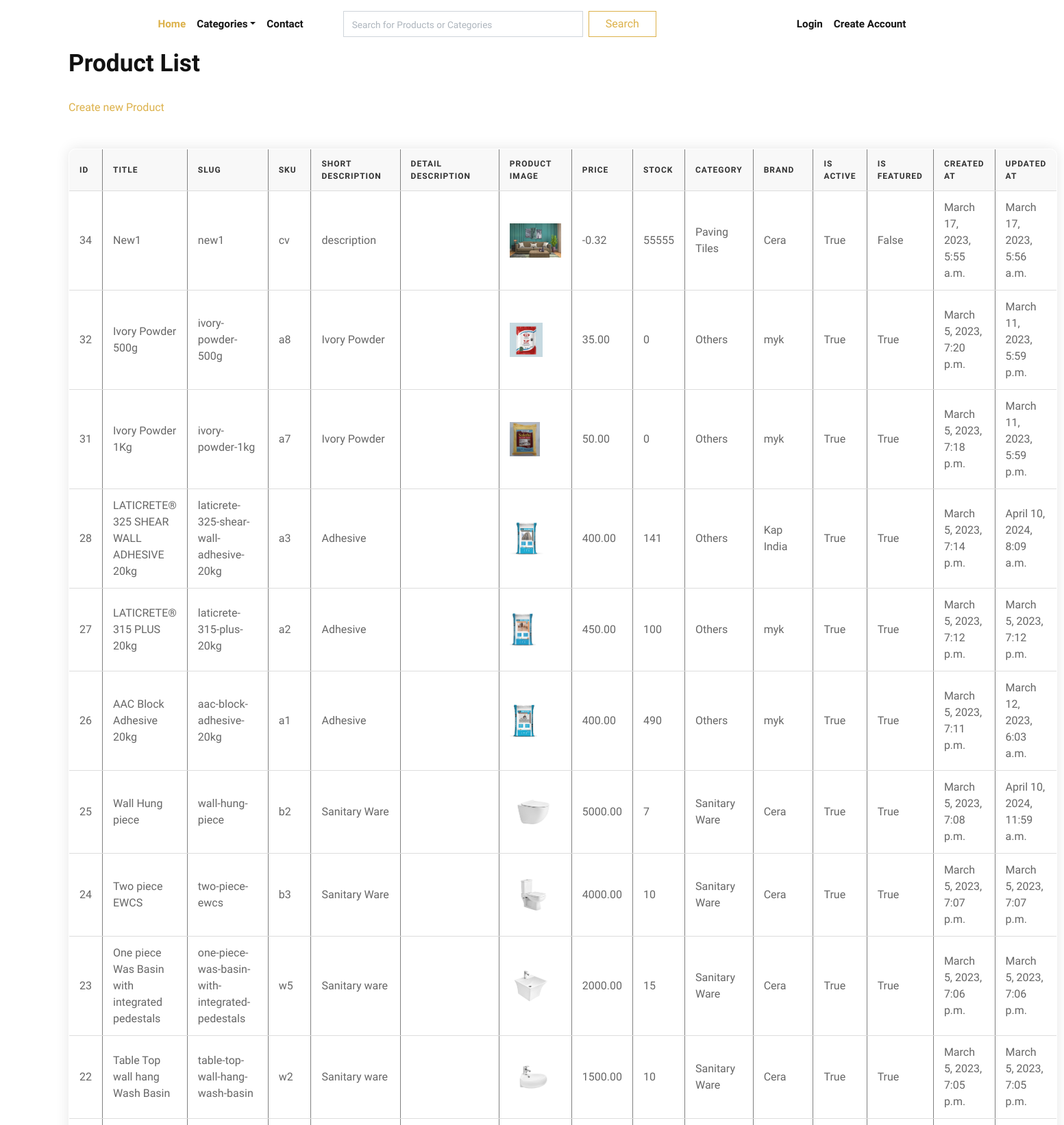
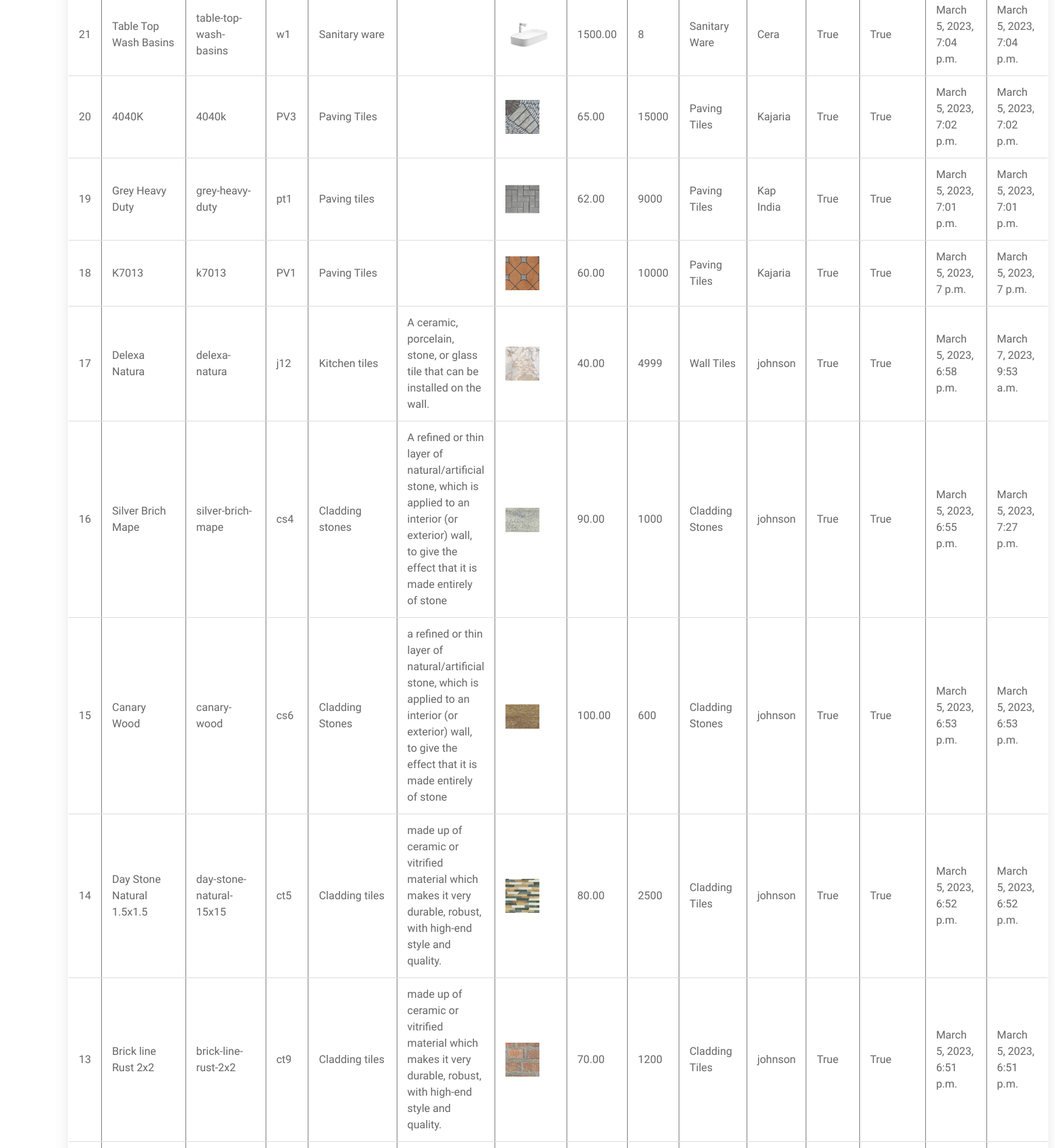
/admin_product (upper part), run on the app's committed database (2 pictures, top to bottom).
### store/models.py (models this page shows, shortened)
class Product(models.Model):
    title = models.CharField(max_length=150, verbose_name="Product Title")
    slug = models.SlugField(max_length=160, verbose_name="Product Slug")
    sku = models.CharField(max_length=255, unique=True, verbose_name="Unique Product ID (SKU)")
    short_description = models.TextField(verbose_name="Short Description")
    detail_description = models.TextField(blank=True, null=True, verbose_name="Detail Description")
    product_image = models.ImageField(upload_to='product', blank=True, null=True, verbose_name="Product Image")
    price = models.DecimalField(max_digits=8, decimal_places=2)
    stock = models.PositiveIntegerField(verbose_name="Stock")
    category = models.ForeignKey(Category, verbose_name="Product Categoy", on_delete=models.CASCADE)
    brand = models.ForeignKey(Brand, verbose_name="Product Brand", on_delete=models.CASCADE,null=True)
    is_active = models.BooleanField(verbose_name="Is Active?")
    is_featured = models.BooleanField(verbose_name="Is Featured?")
    created_at = models.DateTimeField(auto_now_add=True, verbose_name="Created Date")
    updated_at = models.DateTimeField(auto_now=True, verbose_name="Updated Date")
    class Meta:
        verbose_name_plural = 'Products'
        ordering = ('-created_at', )

class Category(models.Model):
    title = models.CharField(max_length=50, verbose_name="Category Title")
    slug = models.SlugField(max_length=55, verbose_name="Category Slug")
    description = models.TextField(blank=True, verbose_name="Category Description")
    category_image = models.ImageField(upload_to='category', blank=True, null=True, verbose_name="Category Image")
    is_active = models.BooleanField(verbose_name="Is Active?")
    is_featured = models.BooleanField(verbose_name="Is Featured?")
    created_at = models.DateTimeField(auto_now_add=True, verbose_name="Created Date")
    updated_at = models.DateTimeField(auto_now=True, verbose_name="Updated Date")
    class Meta:
        verbose_name_plural = 'Categories'
        ordering = ('-created_at', )
    def __str__(self):
        return self.title

class Brand(models.Model):
    name = models.CharField(max_length=50, verbose_name="Brand Name")
    logo = models.ImageField(upload_to='category', blank=True, null=True, verbose_name="Brand Logo")
    def __str__(self):
        return self.name

### store/views.py (the view)
# urls.py: path('admin_product',views.admin_product, name="admin_product"),
def admin_product(request):
    products = Product.objects.all()
    return render(request, 'admin/product.html', {'products': products})

### store/context_preprocessors.py (called while the page is built)
def store_menu(request):
    categories = Category.objects.filter(is_active=True).order_by('created_at')
    context = {
        'categories_menu': categories,
    }
    return context

def cart_menu(request):
    if request.user.is_authenticated:
        cart_items= Cart.objects.filter(user=request.user)
        context = {
            'cart_items': cart_items,
        }
    else:
        context = {}
    return context

### templates/admin/product.html
{% extends 'base.html' %}
{% load static %}
    {% block content %}
    <div class="table-container">
    <h1>Product List</h1>
    <br><a href="{% url 'store:admin_add_product' %}">Create new Product</a><br><br>
    <br>
    <table border="1">
        <thead>
            <tr>
                <th>ID</th>
                <th>Title</th>
                <th>Slug</th>
                <th>SKU</th>
                <th>Short Description</th>
                <th>Detail Description</th>
                <th>Product Image</th>
                <th>Price</th>
                <th>Stock</th>
                <th>Category</th>
                <th>Brand</th>
                <th>Is Active</th>
                <th>Is Featured</th>
                <th>Created At</th>
                <th>Updated At</th>
            </tr>
        </thead>
        <tbody>
            {% for product in products %}
            <tr>
                <td>{{ product.id }}</td>
                <td>{{ product.title }}</td>
                <td>{{ product.slug }}</td>
                <td>{{ product.sku }}</td>
                <td>{{ product.short_description }}</td>
                <td>{{ product.detail_description }}</td>
                <td><img src="{{ product.product_image.url }}" alt="{{ product.title }}" height="50"></td>
                <td>{{ product.price }}</td>
                <td>{{ product.stock }}</td>
                <td>{{ product.category }}</td>
                <td>{{ product.brand }}</td>
                <td>{{ product.is_active }}</td>
                <td>{{ product.is_featured }}</td>
                <td>{{ product.created_at }}</td>
                <td>{{ product.updated_at }}</td>
            </tr>
            {% endfor %}
        </tbody>
    </table>
</div>
    {% endblock content %}

### ecommerce/static/css/style.default.css (style rules this page uses)
body { font-family: "Libre Franklin", sans-serif; font-size: 1rem; font-weight: 400; line-height: 1.5; color: #111111; background-color: #fff; }
a { color: #dcb14a; text-decoration: none; }
h1, h2, h3, h4, h5, h6, .h1, .h2, .h3, .h4, .h5, .h6 { margin-bottom: 0.5rem; font-family: inherit; font-weight: 900; line-height: 1.2; color: inherit; }
h1, .h1 { font-size: 2.2rem; }

### templates/base.html (style rules this page uses)
.table-container { margin-left: 100px; margin-right: 50px; }
table { width: 100%; border-collapse: collapse; border-radius: 10px; overflow: hidden; box-shadow: 0 0 20px rgba(0, 0, 0, 0.1); margin-bottom: 20px; }
th, td { padding: 12px 15px; text-align: left; border-bottom: 1px solid #ddd; }
th { background-color: #f8f8f8; color: #333; text-transform: uppercase; font-size: 12px; letter-spacing: 1px; }
td { background-color: #fff; color: #666; }

### data on the page
Product: id "34", title "New1", slug "new1", sku "cv", short_description "description", product_image (picture), price "-0.32", stock "55555", category "Paving Tiles", brand "Cera", is_active "True", is_featured "False", created_at "March 17, 2023, 5:55 a.m.", updated_at "March 17, 2023, 5:56 a.m."
Product: id "32", title "Ivory Powder 500g", slug "ivory-powder-500g", sku "a8", short_description "Ivory Powder", product_image (picture), price "35.00", stock "0", category "Others", brand "myk", is_active "True", is_featured "True", created_at "March 5, 2023, 7:20 p.m.", updated_at "March 11, 2023, 5:59 p.m."
Product: id "31", title "Ivory Powder 1Kg", slug "ivory-powder-1kg", sku "a7", short_description "Ivory Powder", product_image (picture), price "50.00", stock "0", category "Others", brand "myk", is_active "True", is_featured "True", created_at "March 5, 2023, 7:18 p.m.", updated_at "March 11, 2023, 5:59 p.m."
Product: id "28", title "LATICRETE® 325 SHEAR WALL ADHESIVE 20kg", slug "laticrete-325-shear-wall-adhesive-20kg", sku "a3", short_description "Adhesive", product_image (picture), price "400.00", stock "141", category "Others", brand "Kap India", is_active "True", is_featured "True", created_at "March 5, 2023, 7:14 p.m.", updated_at "April 10, 2024, 8:09 a.m."
Product: id "27", title "LATICRETE® 315 PLUS 20kg", slug "laticrete-315-plus-20kg", sku "a2", short_description "Adhesive", product_image (picture), price "450.00", stock "100", category "Others", brand "myk", is_active "True", is_featured "True", created_at "March 5, 2023, 7:12 p.m.", updated_at "March 5, 2023, 7:12 p.m."
Product: id "26", title "AAC Block Adhesive 20kg", slug "aac-block-adhesive-20kg", sku "a1", short_description "Adhesive", product_image (picture), price "400.00", stock "490", category "Others", brand "myk", is_active "True", is_featured "True", created_at "March 5, 2023, 7:11 p.m.", updated_at "March 12, 2023, 6:03 a.m."
Product: id "25", title "Wall Hung piece", slug "wall-hung-piece", sku "b2", short_description "Sanitary Ware", product_image (picture), price "5000.00", stock "7", category "Sanitary Ware", brand "Cera", is_active "True", is_featured "True", created_at "March 5, 2023, 7:08 p.m.", updated_at "April 10, 2024, 11:59 a.m."
Product: id "24", title "Two piece EWCS", slug "two-piece-ewcs", sku "b3", short_description "Sanitary Ware", product_image (picture), price "4000.00", stock "10", category "Sanitary Ware", brand "Cera", is_active "True", is_featured "True", created_at "March 5, 2023, 7:07 p.m.", updated_at "March 5, 2023, 7:07 p.m."
Product: id "23", title "One piece Was Basin with integrated pedestals", slug "one-piece-was-basin-with-integrated-pedestals", sku "w5", short_description "Sanitary ware", product_image (picture), price "2000.00", stock "15", category "Sanitary Ware", brand "Cera", is_active "True", is_featured "True", created_at "March 5, 2023, 7:06 p.m.", updated_at "March 5, 2023, 7:06 p.m."
Product: id "22", title "Table Top wall hang Wash Basin", slug "table-top-wall-hang-wash-basin", sku "w2", short_description "Sanitary ware", product_image (picture), price "1500.00", stock "10", category "Sanitary Ware", brand "Cera", is_active "True", is_featured "True", created_at "March 5, 2023, 7:05 p.m.", updated_at "March 5, 2023, 7:05 p.m."
Product: id "21", title "Table Top Wash Basins", slug "table-top-wash-basins", sku "w1", short_description "Sanitary ware", product_image (picture), price "1500.00", stock "8", category "Sanitary Ware", brand "Cera", is_active "True", is_featured "True", created_at "March 5, 2023, 7:04 p.m.", updated_at "March 5, 2023, 7:04 p.m."
Product: id "20", title "4040K", slug "4040k", sku "PV3", short_description "Paving Tiles", product_image (picture), price "65.00", stock "15000", category "Paving Tiles", brand "Kajaria", is_active "True", is_featured "True", created_at "March 5, 2023, 7:02 p.m.", updated_at "March 5, 2023, 7:02 p.m."
Product: id "19", title "Grey Heavy Duty", slug "grey-heavy-duty", sku "pt1", short_description "Paving tiles", product_image (picture), price "62.00", stock "9000", category "Paving Tiles", brand "Kap India", is_active "True", is_featured "True", created_at "March 5, 2023, 7:01 p.m.", updated_at "March 5, 2023, 7:01 p.m."
Product: id "18", title "K7013", slug "k7013", sku "PV1", short_description "Paving Tiles", product_image (picture), price "60.00", stock "10000", category "Paving Tiles", brand "Kajaria", is_active "True", is_featured "True", created_at "March 5, 2023, 7 p.m.", updated_at "March 5, 2023, 7 p.m."
Product: id "17", title "Delexa Natura", slug "delexa-natura", sku "j12", short_description "Kitchen tiles", detail_description "A ceramic, porcelain, stone, or glass tile that can be installed on the wall.", product_image (picture), price "40.00", stock "4999", category "Wall Tiles", brand "johnson", is_active "True", is_featured "True", created_at "March 5, 2023, 6:58 p.m.", updated_at "March 7, 2023, 9:53 a.m."
Product: id "16", title "Silver Brich Mape", slug "silver-brich-mape", sku "cs4", short_description "Cladding stones", detail_description "A refined or thin layer of natural/artificial stone, which is applied to an interior (or exterior) wall, to give the effect that it is made entirely of stone", product_image (picture), price "90.00", stock "1000", category "Cladding Stones", brand "johnson", is_active "True", is_featured "True", created_at "March 5, 2023, 6:55 p.m.", updated_at "March 5, 2023, 7:27 p.m."
Product: id "15", title "Canary Wood", slug "canary-wood", sku "cs6", short_description "Cladding Stones", detail_description "a refined or thin layer of natural/artificial stone, which is applied to an interior (or exterior) wall, to give the effect that it is made entirely of stone", product_image (picture), price "100.00", stock "600", category "Cladding Stones", brand "johnson", is_active "True", is_featured "True", created_at "March 5, 2023, 6:53 p.m.", updated_at "March 5, 2023, 6:53 p.m."
Product: id "14", title "Day Stone Natural 1.5x1.5", slug "day-stone-natural-15x15", sku "ct5", short_description "Cladding tiles", detail_description "made up of ceramic or vitrified material which makes it very durable, robust, with high-end style and quality.", product_image (picture), price "80.00", stock "2500", category "Cladding Tiles", brand "johnson", is_active "True", is_featured "True", created_at "March 5, 2023, 6:52 p.m.", updated_at "March 5, 2023, 6:52 p.m."
Product: id "13", title "Brick line Rust 2x2", slug "brick-line-rust-2x2", sku "ct9", short_description "Cladding tiles", detail_description "made up of ceramic or vitrified material which makes it very durable, robust, with high-end style and quality.", product_image (picture), price "70.00", stock "1200", category "Cladding Tiles", brand "johnson", is_active "True", is_featured "True", created_at "March 5, 2023, 6:51 p.m.", updated_at "March 5, 2023, 6:51 p.m."
